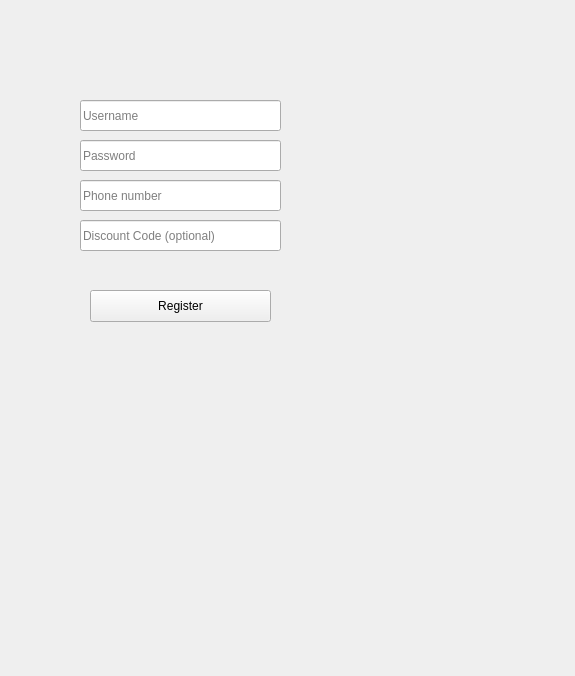
<?xml version="1.0" encoding="UTF-8"?>
<ui version="4.0">
 <class>Register</class>
 <widget class="QWidget" name="Register">
  <property name="geometry">
   <rect>
    <x>0</x>
    <y>0</y>
    <width>575</width>
    <height>676</height>
   </rect>
  </property>
  <property name="windowTitle">
   <string>Form</string>
  </property>
  <widget class="QLabel" name="Back">
   <property name="geometry">
    <rect>
     <x>0</x>
     <y>0</y>
     <width>581</width>
     <height>681</height>
    </rect>
   </property>
   <property name="text">
    <string/>
   </property>
   <property name="pixmap">
    <pixmap resource="images.qrc">:/Register/RegisterUi.png</pixmap>
   </property>
   <property name="scaledContents">
    <bool>true</bool>
   </property>
  </widget>
  <widget class="QPushButton" name="RegisterBtn">
   <property name="geometry">
    <rect>
     <x>90</x>
     <y>290</y>
     <width>181</width>
     <height>32</height>
    </rect>
   </property>
   <property name="text">
    <string>Register</string>
   </property>
  </widget>
  <widget class="QLineEdit" name="UserTxt">
   <property name="geometry">
    <rect>
     <x>80</x>
     <y>100</y>
     <width>201</width>
     <height>31</height>
    </rect>
   </property>
   <property name="placeholderText">
    <string>Username</string>
   </property>
  </widget>
  <widget class="QLineEdit" name="PassTxt">
   <property name="geometry">
    <rect>
     <x>80</x>
     <y>140</y>
     <width>201</width>
     <height>31</height>
    </rect>
   </property>
   <property name="placeholderText">
    <string>Password</string>
   </property>
  </widget>
  <widget class="QLineEdit" name="PhoneTxt">
   <property name="geometry">
    <rect>
     <x>80</x>
     <y>180</y>
     <width>201</width>
     <height>31</height>
    </rect>
   </property>
   <property name="placeholderText">
    <string>Phone number</string>
   </property>
  </widget>
  <widget class="QLineEdit" name="CodeTxt">
   <property name="geometry">
    <rect>
     <x>80</x>
     <y>220</y>
     <width>201</width>
     <height>31</height>
    </rect>
   </property>
   <property name="placeholderText">
    <string>Discount Code (optional)</string>
   </property>
  </widget>
 </widget>
 <resources>
  <include location="images.qrc"/>
 </resources>
 <connections/>
</ui>
